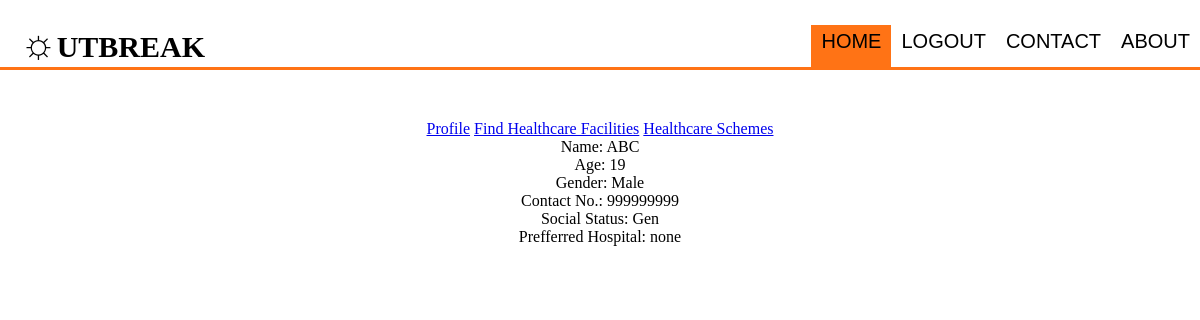
The app's page /accounts/pat/dashboard/ (signed in), older data.
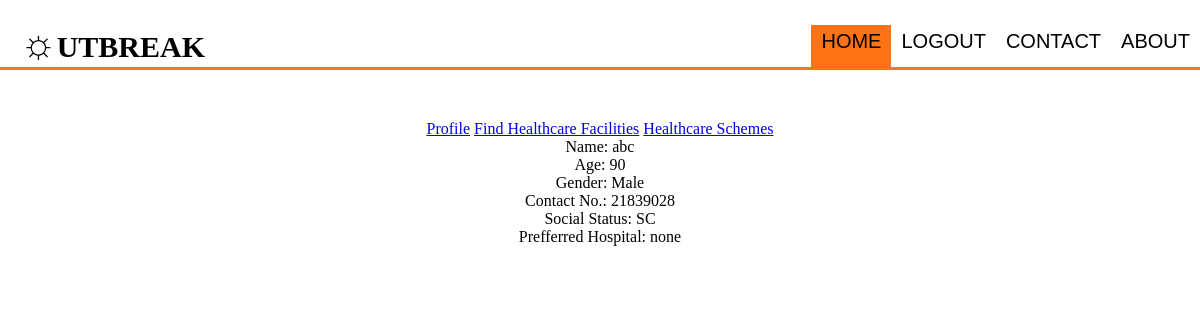
The same page, newer data.
### accounts/models.py (models this page shows, shortened)
class Patient(models.Model):
	user = 				models.OneToOneField(User, on_delete = models.CASCADE)
	name =	 			models.CharField(max_length=250)
	age = 				models.IntegerField(default=None)
	Gender = 			[('Male','M'), ('Female','F'), ('Others','O'),]	#selection of gender
	gender = 			models.CharField(max_length=6, choices=Gender, default='Male')
	contact_no = 		models.IntegerField(unique=True, blank=False)
	Social_Status = 	[('SC','SC'), ('General','Gen'), ('ST','ST'), ('OBC','OBC'),]
	social_status = 	models.CharField(max_length=8, choices=Social_Status, default='Gen')
	prefd_hospital = 	models.CharField(max_length=100)
	tokenNo = 			models.IntegerField(blank=True, null=True)

### accounts/views.py (the view)
# urls.py: path('pat/dashboard/', views.patient_dashboard, name='patient_dashboard'),
@login_required
def patient_dashboard(request):
    user_info = Patient.objects.get(user = request.user)
    return render(request, 'accounts/patient/dashboard.html', {'User': user_info})

### templates/accounts/patient/dashboard.html
{% extends 'base.html' %} {% block content %}
<a href="{% url 'home' %}">Profile</a>
<a href="{% url 'search' %}">Find Healthcare Facilities</a>
<a href="#">Healthcare Schemes</a>
<p>Name: {{User.name}}</p>
<p>Age: {{User.age}}</p>
<p>Gender: {{User.gender}}</p>
<p>Contact No.: {{User.contact_no}}</p>
<p>Social Status: {{User.social_status}}</p>
<p>Prefferred Hospital: {{User.prefd_hospital}}</p>
{% endblock %}

### templates/base.html (shortened to what this page needs)
<!DOCTYPE html>
{% load static%}
<html lang="en">
    <head>
        <link rel="stylesheet" href="{% static 'css/style.css' %}" />
    </head>
    <body>
        <div class="top" id="tops">
            <a href="{% url 'home' %}" id="logo"
                ><span id="smiley">&#9788;</span>UTBREAK</a
            >
            <div class="right">
                <span class="span" onclick="openAbout()" id="about">ABOUT</span>
                <span class="span" onclick="openPage()" id="contact"
                    >CONTACT</span
                >{% if user.is_authenticated %}
                <a href="{% url 'logout' %}">LOGOUT</a>
                {% else %}
                <a href="{% url 'signup_p' %}">PATIENT SIGN-UP</a>
                <a href="{% url 'signup_h' %}">HOSPITAL SIGN-UP</a>
                {% endif %}
                <a href="{% url 'home' %}" id="home">HOME</a>
            </div>
        </div>
        <main>{% block content %} {% endblock %}</main>
    </body>
</html>

### static/css/style.css (style rules this page uses)
* { box-sizing: border-box; margin: 0; }
#tops { height: 70px; }
.top { overflow: hidden; background-color: white; transition: 0.3s; position: fixed; width: 100%; top: 0; z-index: 99; border-bottom: solid 3px #ff7315; }
.top a { float: left; color: black; text-align: center; text-decoration: none; padding: 20px 5px 13px 20px; }
#logo { font-weight: bold; font-size: 30px; transition: 0.4s; }
#smiley { font-size: 40px; font-weight: bold; }
.right a { float: right; font-size: 20px; text-decoration: none; margin-top: 25px; padding: 5px 10px 15px 10px; font-family: "Kulim Park", sans-serif; }
#home { background-color: #ff7315; }
.span { font-size: 20px; cursor: pointer; float: right; margin-top: 25px; padding: 5px 10px 15px 10px; font-family: "Kulim Park", sans-serif; }
main { margin-top: 10%; text-align: center; }

Row changes from the older to the newer data that the page shows:
changed Patient "Male": name "ABC" → "abc"; age "19" → "90"; contact_no "999999999" → "21839028"; social_status "Gen" → "SC"
